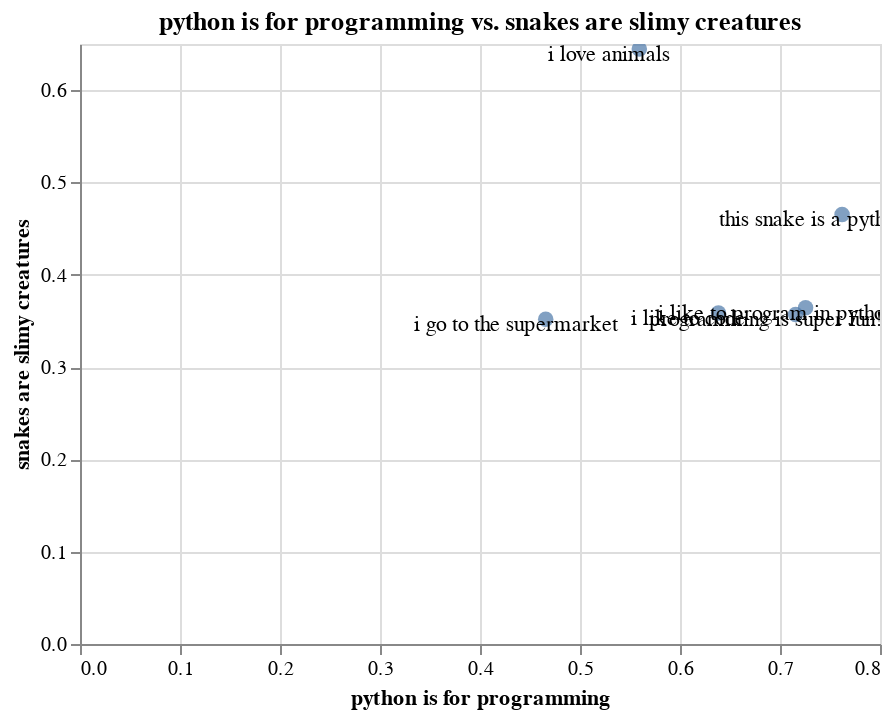

Notebook source saved alongside this figure:
### Code cell
x_str, y_str = "python is for programming", "snakes are slimy creatures"
x_axis = Embedding(x_str, nlp(x_str).vector)
y_axis = Embedding(y_str, nlp(y_str).vector)
emb.plot_interactive(x_axis=x_axis, y_axis=y_axis)

### Figure 1 — Vega-Lite specification as saved in the notebook (floating-point values rounded to 4 significant figures)
{"config": {"view": {"continuousWidth": 400, "continuousHeight": 300}}, "layer": [{"mark": {"type": "circle", "size": 60}, "encoding": {"tooltip": [{"type": "nominal", "field": "name"}, {"type": "nominal", "field": "original"}], "x": {"type": "quantitative", "field": "python is for programming"}, "y": {"type": "quantitative", "field": "snakes are slimy creatures"}}, "selection": {"selector001": {"type": "interval", "bind": "scales", "encodings": ["x", "y"]}}, "title": "python is for programming vs. snakes are slimy creatures"}, {"mark": {"type": "text", "color": "black", "dx": -15, "dy": 3}, "encoding": {"text": {"type": "nominal", "field": "original"}, "x": {"type": "quantitative", "field": "python is for programming"}, "y": {"type": "quantitative", "field": "snakes are slimy creatures"}}}], "data": {"name": "data-9db3639894ddd659dc24d4f97e6542cc"}, "$schema": "https://vega.github.io/schema/vega-lite/v4.0.2.json", "datasets": {"data-9db3639894ddd659dc24d4f97e6542cc": [{"python is for programming": 0.7621, "snakes are slimy creatures": 0.4653, "name": "this snake is a python", "original": "this snake is a python"}, {"python is for programming": 0.7256, "snakes are slimy creatures": 0.3644, "name": "i like to program in python", "original": "i like to program in python"}, {"python is for programming": 0.7156, "snakes are slimy creatures": 0.357, "name": "programming is super fun!", "original": "programming is super fun!"}, {"python is for programming": 0.4657, "snakes are slimy creatures": 0.3518, "name": "i go to the supermarket", "original": "i go to the supermarket"}, {"python is for programming": 0.6385, "snakes are slimy creatures": 0.3585, "name": "i like to code", "original": "i like to code"}, {"python is for programming": 0.5593, "snakes are slimy creatures": 0.6445, "name": "i love animals", "original": "i love animals"}]}}
